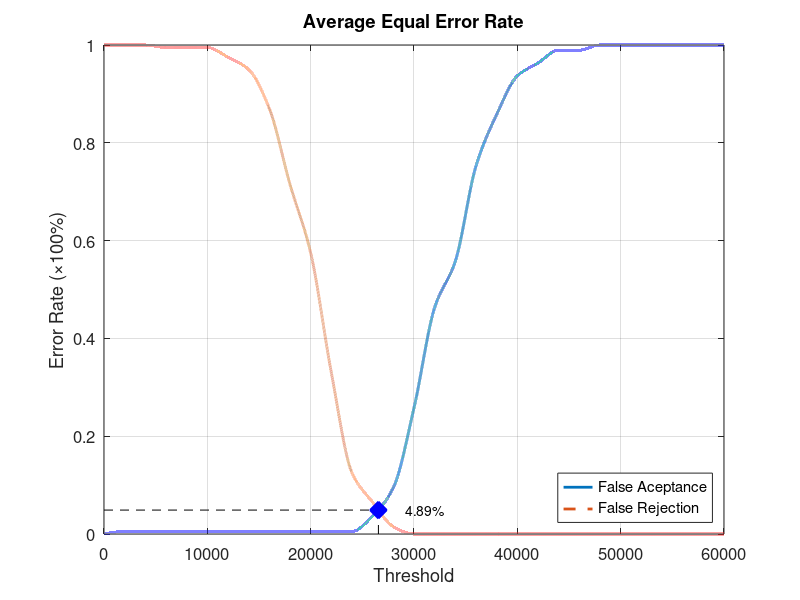
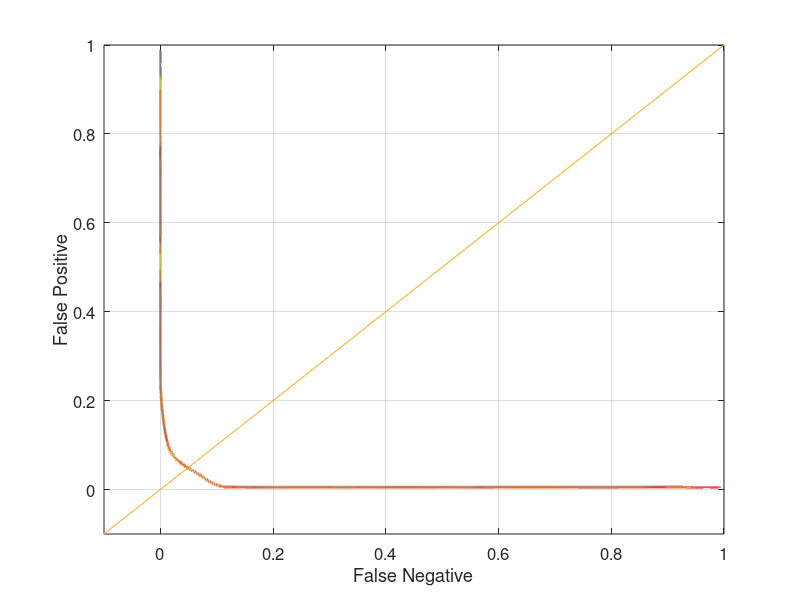

The MATLAB source for these figures, in order:
function yEER = Database1_4
close all;
clear;
clc;
x = 0:2000:60000;
xq = 0:0.5:60000;

y0 = [0 0.00526316 0.00526316 0.00526316 0.00526316 0.00526316 0.00526316 0.00526316 0.00526316 0.00526316 0.00526316 0.00526316 0.00526316 0.0368421 0.0947368 0.257895 0.463158 0.557895 0.752632 0.857895 0.936842 0.963158 0.989474 0.989474 1 1 1 1 1 1 1];
yy0 = interp1(x, y0, xq, 'pchip');
y1 = [1 1 1 0.995 0.995 0.995 0.975 0.95 0.87 0.715 0.575 0.33 0.125 0.065 0.015 0 0 0 0 0 0 0 0 0 0 0 0 0 0 0 0];
yy1 = interp1(x, y1, xq, 'pchip');

% Calculating EER: 
y2 = abs(y0 - y1);
find(y2 == min(y2))
yy2 = abs(yy0 - yy1);
xEER = find(yy2 == min(yy2));
xEERIndex = xq(xEER) % X-axis EER
yEER = yy0(xEER) % Y-axis EER

main = figure
plot(xq, yy0,'-','LineWidth', 2);	hold on
plot(xq, yy1,'--','LineWidth', 2);	hold on
plot([xEERIndex xEERIndex], [0 yEER], 'k--');	hold on
plot([0 xEERIndex], [yEER yEER], 'k--');	hold on
plot(xEERIndex, yEER, 'bx', 'LineWidth', 10);	hold on
text(xEERIndex + 10 * xEERIndex / 100, yEER, [num2str(round((10000 * yEER)) / 100) '%'])
legend('False Aceptance', 'False Rejection', 'Location', 'SouthEast')
xlabel('Threshold')
ylabel('Error Rate (\times100%)')
title('Average Equal Error Rate')
set(gca, 'FontSize', 12)
axis([0 60000 0 1])
grid on

print(main, 'Database1_4Main', '-dpng');
FNRxFPR = figure('Color', [1 1 1]);
plot(yy1, yy0, '-', yy1, yy0, 'LineWidth', 2);
hold on
y = -0.1:0.1:1
plot(y, y); 
set(gca, 'FontSize', 12)
xlabel('False Negative')
ylabel('False Positive')
axis([-0.1 1 -0.1 1])
set(gca, 'FontSize', 12)
grid on

print(FNRxFPR, 'Database1_4FNRxFPR','-dpng');
end
